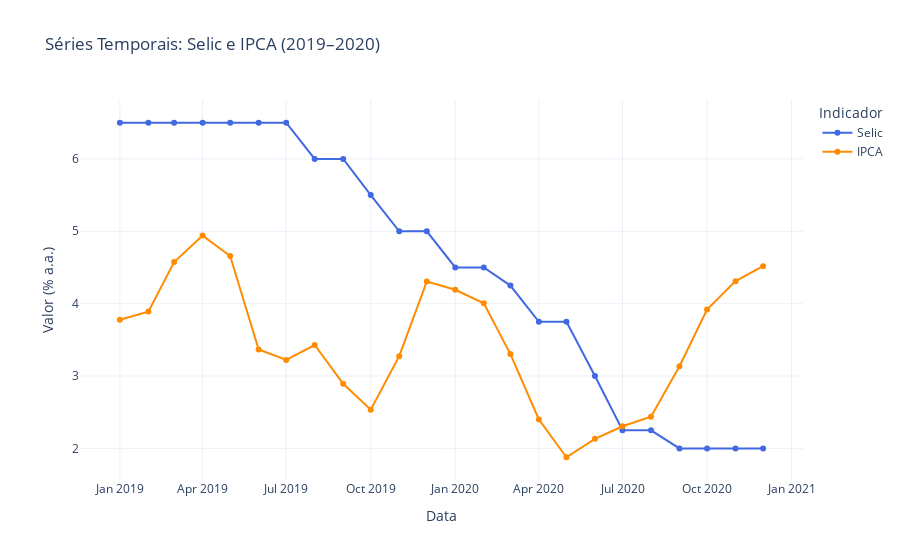

The code cell stored with this chart in its notebook:
### Code cell
import plotly.graph_objs as go

fig = go.Figure()

fig.add_trace(go.Scatter(
    x=df_preparo.index,
    y=df_preparo['selic'],
    mode='lines+markers',
    name='Selic',
    line=dict(color='royalblue'),
    marker=dict(size=6)
))

fig.add_trace(go.Scatter(
    x=df_preparo.index,
    y=df_preparo['ipca'],
    mode='lines+markers',
    name='IPCA',
    line=dict(color='darkorange'),
    marker=dict(size=6)
))

fig.update_layout(
    title='Séries Temporais: Selic e IPCA (2019–2020)',
    xaxis_title='Data',
    yaxis_title='Valor (% a.a.)',
    template='plotly_white',
    legend_title='Indicador'
)

fig.show()

### Figure 1 — Plotly figure (JSON) as saved in the notebook; plotly's stock layout.template omitted (floating-point values rounded to 4 significant figures)
{"data": [{"line": {"color": "royalblue"}, "marker": {"size": 6}, "mode": "lines+markers", "name": "Selic", "type": "scatter", "x": ["2019-01-01T00:00:00", "2019-02-01T00:00:00", "2019-03-01T00:00:00", "2019-04-01T00:00:00", "2019-05-01T00:00:00", "2019-06-01T00:00:00", "2019-07-01T00:00:00", "2019-08-01T00:00:00", "2019-09-01T00:00:00", "2019-10-01T00:00:00", "2019-11-01T00:00:00", "2019-12-01T00:00:00", "2020-01-01T00:00:00", "2020-02-01T00:00:00", "2020-03-01T00:00:00", "2020-04-01T00:00:00", "2020-05-01T00:00:00", "2020-06-01T00:00:00", "2020-07-01T00:00:00", "2020-08-01T00:00:00", "2020-09-01T00:00:00", "2020-10-01T00:00:00", "2020-11-01T00:00:00", "2020-12-01T00:00:00"], "y": [6.5, 6.5, 6.5, 6.5, 6.5, 6.5, 6.5, 6, 6, 5.5, 5, 5, 4.5, 4.5, 4.25, 3.75, 3.75, 3, 2.25, 2.25, 2, 2, 2, 2]}, {"line": {"color": "darkorange"}, "marker": {"size": 6}, "mode": "lines+markers", "name": "IPCA", "type": "scatter", "x": ["2019-01-01T00:00:00", "2019-02-01T00:00:00", "2019-03-01T00:00:00", "2019-04-01T00:00:00", "2019-05-01T00:00:00", "2019-06-01T00:00:00", "2019-07-01T00:00:00", "2019-08-01T00:00:00", "2019-09-01T00:00:00", "2019-10-01T00:00:00", "2019-11-01T00:00:00", "2019-12-01T00:00:00", "2020-01-01T00:00:00", "2020-02-01T00:00:00", "2020-03-01T00:00:00", "2020-04-01T00:00:00", "2020-05-01T00:00:00", "2020-06-01T00:00:00", "2020-07-01T00:00:00", "2020-08-01T00:00:00", "2020-09-01T00:00:00", "2020-10-01T00:00:00", "2020-11-01T00:00:00", "2020-12-01T00:00:00"], "y": [3.777, 3.89, 4.575, 4.941, 4.658, 3.366, 3.222, 3.429, 2.894, 2.535, 3.275, 4.306, 4.192, 4.005, 3.303, 2.399, 1.877, 2.132, 2.305, 2.438, 3.135, 3.918, 4.311, 4.517]}], "layout": {"legend": {"title": {"text": "Indicador"}}, "title": {"text": "Séries Temporais: Selic e IPCA (2019–2020)"}, "xaxis": {"title": {"text": "Data"}}, "yaxis": {"title": {"text": "Valor (% a.a.)"}}}}
